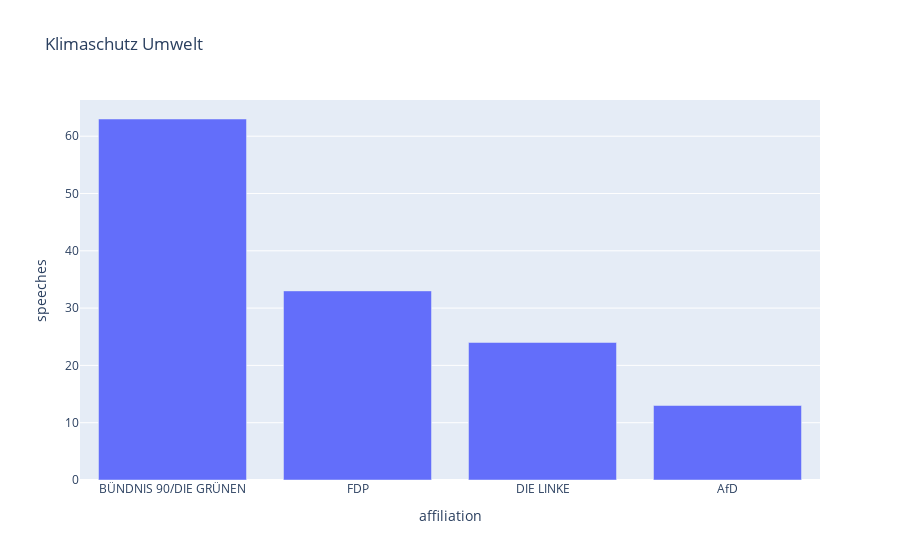
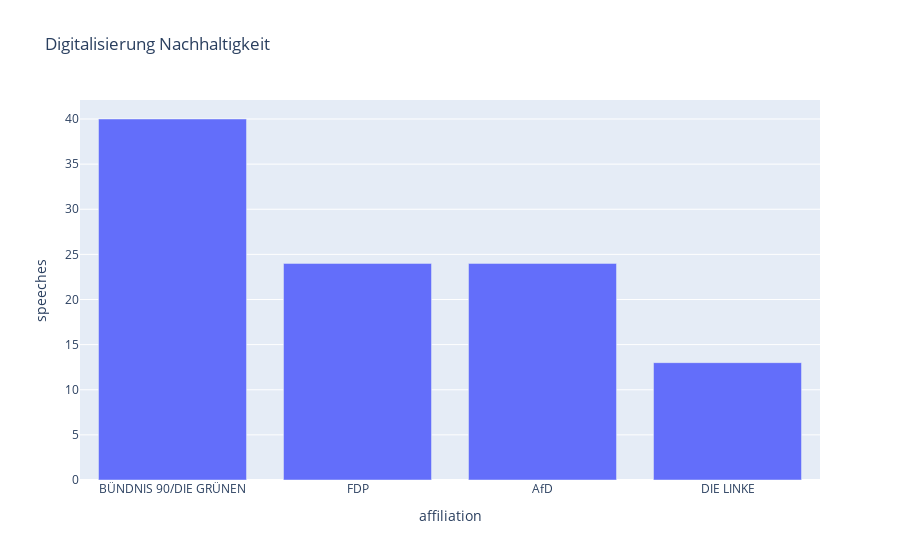
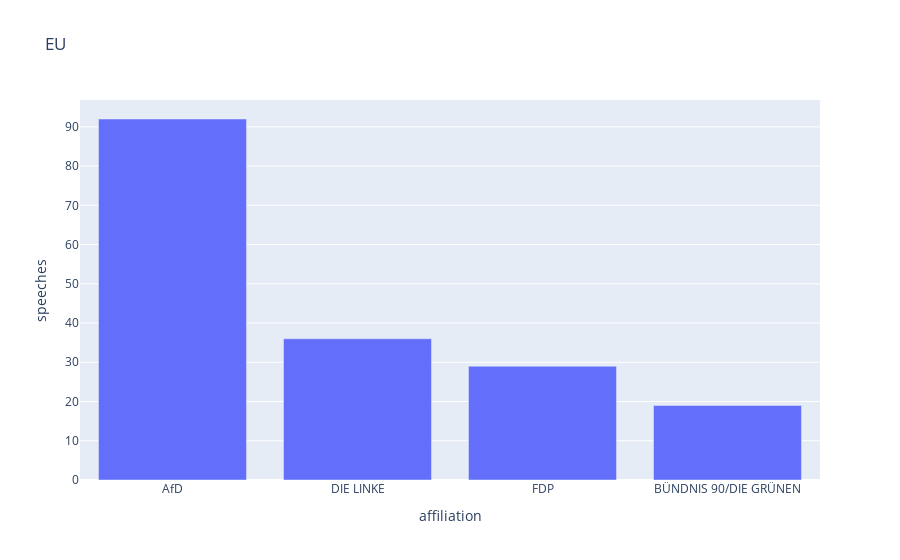
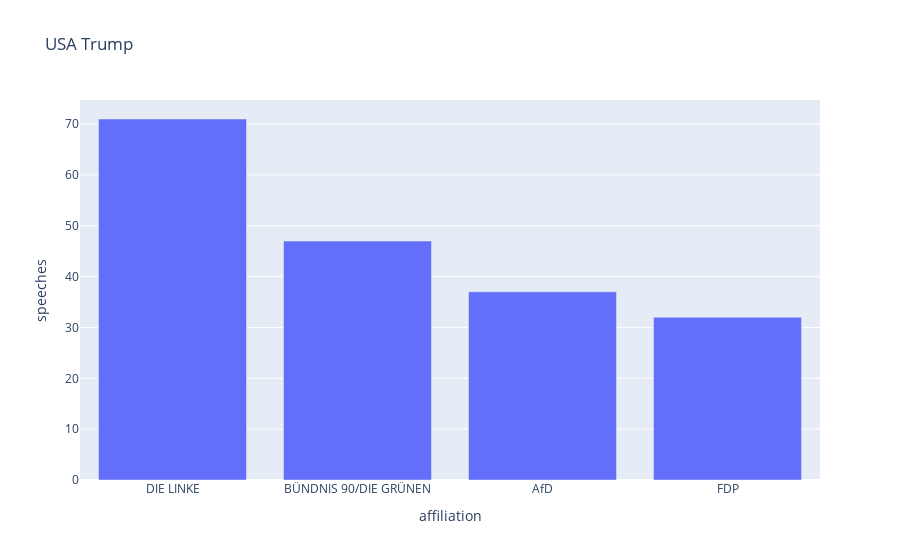

Notebook source saved alongside these figures, in order:
### Code cell
for topic in Topics: 
    result= engine.search(topic,max_results=300)
    partei_thema = result[['affiliation']].value_counts()
    partei_thema = partei_thema.to_frame()
    partei_thema = partei_thema.reset_index()
    partei_thema.columns = ['affiliation','speeches']
    partei_thema = partei_thema[partei_thema['affiliation'].isin(list(oposition))]
    partei_thema.plot(kind="bar",title = topic,x='affiliation',y='speeches')

### Figure 1 — Plotly figure (JSON) as saved in the notebook; plotly's stock layout.template omitted (floating-point values rounded to 4 significant figures)
{"data": [{"alignmentgroup": "True", "hovertemplate": "affiliation=%{x}<br>speeches=%{y}<extra></extra>", "legendgroup": "", "marker": {"color": "#636efa"}, "name": "", "offsetgroup": "", "orientation": "v", "showlegend": false, "textposition": "auto", "type": "bar", "x": ["BÜNDNIS 90/DIE GRÜNEN", "FDP", "DIE LINKE", "AfD"], "xaxis": "x", "y": [63, 33, 24, 13], "yaxis": "y"}], "layout": {"barmode": "relative", "legend": {"tracegroupgap": 0}, "title": {"text": "Klimaschutz Umwelt"}, "xaxis": {"anchor": "y", "domain": [0, 1], "title": {"text": "affiliation"}}, "yaxis": {"anchor": "x", "domain": [0, 1], "title": {"text": "speeches"}}}}

### Figure 2 — Plotly figure (JSON) as saved in the notebook; plotly's stock layout.template omitted (floating-point values rounded to 4 significant figures)
{"data": [{"alignmentgroup": "True", "hovertemplate": "affiliation=%{x}<br>speeches=%{y}<extra></extra>", "legendgroup": "", "marker": {"color": "#636efa"}, "name": "", "offsetgroup": "", "orientation": "v", "showlegend": false, "textposition": "auto", "type": "bar", "x": ["BÜNDNIS 90/DIE GRÜNEN", "FDP", "AfD", "DIE LINKE"], "xaxis": "x", "y": [40, 24, 24, 13], "yaxis": "y"}], "layout": {"barmode": "relative", "legend": {"tracegroupgap": 0}, "title": {"text": "Digitalisierung Nachhaltigkeit"}, "xaxis": {"anchor": "y", "domain": [0, 1], "title": {"text": "affiliation"}}, "yaxis": {"anchor": "x", "domain": [0, 1], "title": {"text": "speeches"}}}}

### Figure 3 — Plotly figure (JSON) as saved in the notebook; plotly's stock layout.template omitted (floating-point values rounded to 4 significant figures)
{"data": [{"alignmentgroup": "True", "hovertemplate": "affiliation=%{x}<br>speeches=%{y}<extra></extra>", "legendgroup": "", "marker": {"color": "#636efa"}, "name": "", "offsetgroup": "", "orientation": "v", "showlegend": false, "textposition": "auto", "type": "bar", "x": ["AfD", "DIE LINKE", "FDP", "BÜNDNIS 90/DIE GRÜNEN"], "xaxis": "x", "y": [92, 36, 29, 19], "yaxis": "y"}], "layout": {"barmode": "relative", "legend": {"tracegroupgap": 0}, "title": {"text": "EU"}, "xaxis": {"anchor": "y", "domain": [0, 1], "title": {"text": "affiliation"}}, "yaxis": {"anchor": "x", "domain": [0, 1], "title": {"text": "speeches"}}}}

### Figure 4 — Plotly figure (JSON) as saved in the notebook; plotly's stock layout.template omitted (floating-point values rounded to 4 significant figures)
{"data": [{"alignmentgroup": "True", "hovertemplate": "affiliation=%{x}<br>speeches=%{y}<extra></extra>", "legendgroup": "", "marker": {"color": "#636efa"}, "name": "", "offsetgroup": "", "orientation": "v", "showlegend": false, "textposition": "auto", "type": "bar", "x": ["DIE LINKE", "BÜNDNIS 90/DIE GRÜNEN", "AfD", "FDP"], "xaxis": "x", "y": [71, 47, 37, 32], "yaxis": "y"}], "layout": {"barmode": "relative", "legend": {"tracegroupgap": 0}, "title": {"text": "USA Trump"}, "xaxis": {"anchor": "y", "domain": [0, 1], "title": {"text": "affiliation"}}, "yaxis": {"anchor": "x", "domain": [0, 1], "title": {"text": "speeches"}}}}
